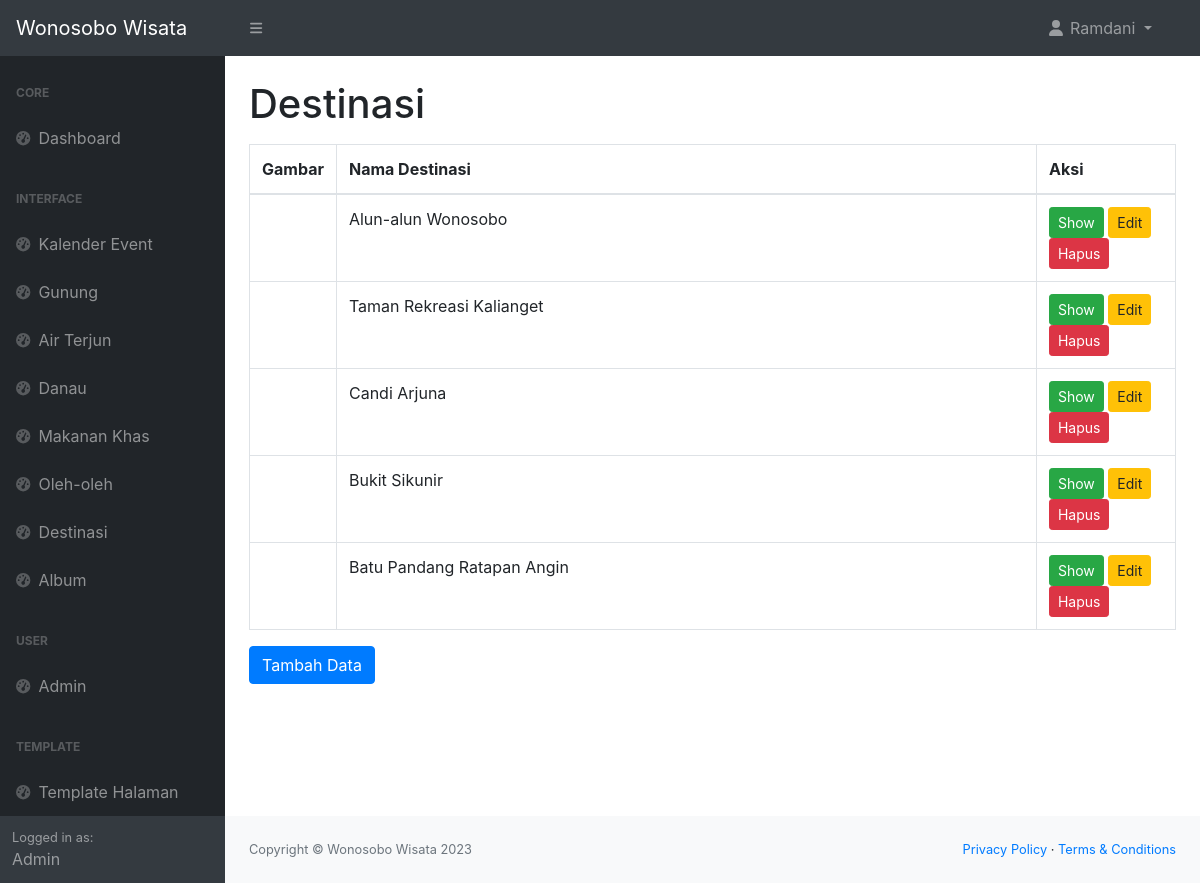
/admin/destinasi.php (signed in), run on the app's committed database.
### tables this page shows
CREATE TABLE `tabel_destinasi` (
  `destinasi_id` int(11) NOT NULL,
  `nama_destinasi` varchar(255) NOT NULL,
  `img_destinasi` text NOT NULL,
  `deskripsi_destinasi` text NOT NULL,
  `link_google_maps_destinasi` varchar(500) NOT NULL
);

### admin/destinasi.php (the view, shortened to what this page needs)
<!DOCTYPE html>
<html lang="en">
<head>
    <link href="https://cdn.jsdelivr.net/npm/simple-datatables@7.1.2/dist/style.min.css" rel="stylesheet" />
    <link href="css/styles.css" rel="stylesheet" />
    <link rel="stylesheet" href="https://maxcdn.bootstrapcdn.com/bootstrap/4.0.0/css/bootstrap.min.css">
</head>
<body>
    <?php include 'navbar.php'; ?>
    <div id="layoutSidenav">
        <div id="layoutSidenav_nav">
            <?php include 'sidebar.php'; ?>
        </div>
        <div id="layoutSidenav_content">
            <main>
                <div class="container-fluid px-4">
                    <h1 class="mt-4">Destinasi</h1>
                    <div class="table-responsive mt-3">
                        <table class="table table-bordered">
                            <thead>
                                <tr>
                                    <th>Gambar</th>
                                    <th>Nama Destinasi</th>
                                    <th>Aksi</th>
                                </tr>
                            </thead>
                            <tbody>
                                <?php
                                include '../connect.php';
                                $query = "SELECT * FROM tabel_destinasi ORDER BY destinasi_id DESC";
                                $datas = $conn->query($query);
                                foreach ($datas as $data) :
                                ?>
                                    <tr>
                                        <td>
                                        </td>
                                        <td style="width: 700px;">
                                            <?= $data['nama_destinasi'] ?>
                                        </td>
                                        <td>
                                            <button type="button" class="btn btn-success btn-sm" data-toggle="modal" data-target="#showDataModal<?= $data['destinasi_id'] ?>">Show</button>
                                            <button type="button" class="btn btn-warning btn-sm" data-toggle="modal" data-target="#editDataModal<?= $data['destinasi_id'] ?>">Edit</button>
                                            <button type="button" class="btn btn-danger btn-sm" data-toggle="modal" data-target="#hapusDataModal<?= $data['destinasi_id'] ?>">Hapus</button>
                                        </td>
                                    </tr>
                                <?php endforeach ?>
                            </tbody>
                        </table>
                    </div>
                    <button type="button" class="btn btn-primary" data-toggle="modal" data-target="#tambahDataModal">
                        Tambah Data
                    </button>
                </div>
            </main>
            <?php include 'footer.php'; ?>
        </div>
    </div>
</body>
</html>

### data on the page
tabel_destinasi: nama_destinasi "Alun-alun Wonosobo"
tabel_destinasi: nama_destinasi "Taman Rekreasi Kalianget"
tabel_destinasi: nama_destinasi "Candi Arjuna"
tabel_destinasi: nama_destinasi "Bukit Sikunir"
tabel_destinasi: nama_destinasi "Batu Pandang Ratapan Angin"

### other printed values
$_SESSION['nama_lengkap_user'] "Ramdani"
